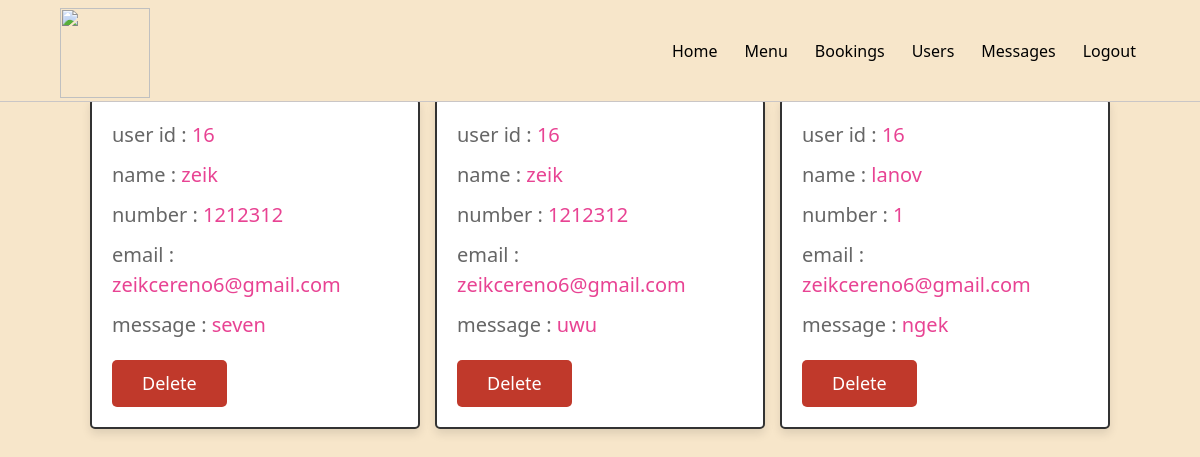
/admin_contacts.php (signed in), run on the app's committed database.
### tables this page shows
CREATE TABLE `message` (
  `id` int(100) NOT NULL,
  `user_id` int(100) NOT NULL,
  `name` varchar(100) NOT NULL,
  `email` varchar(100) NOT NULL,
  `number` varchar(12) NOT NULL,
  `message` varchar(500) NOT NULL
);

### admin_contacts.php (the view, shortened to what this page needs)
<?php
@include 'config.php';
?>
<!DOCTYPE html>
<html lang="en">
<head>
   <link rel="stylesheet" href="https://cdn.jsdelivr.net/npm/bootstrap@4.0.0/dist/css/bootstrap.min.css">
    <link href='https://unpkg.com/boxicons@2.1.2/css/boxicons.min.css' rel='stylesheet'>
    <link href="https://unpkg.com/aos@2.3.1/dist/aos.css" rel="stylesheet">
   <link rel="stylesheet" href="css/admin_style.css">
</head>
<?php @include 'admin_header.php'; ?>
<section class="messages">
   <h1 class="title">messages</h1>
   <div class="box-container">
      <?php
       $select_message = mysqli_query($conn, "SELECT * FROM `message`") or die('query failed');
       if(mysqli_num_rows($select_message) > 0){
          while($fetch_message = mysqli_fetch_assoc($select_message)){
      ?>
      <div class="box">
         <p>user id : <span><?php echo $fetch_message['user_id']; ?></span> </p>
         <p>name : <span><?php echo $fetch_message['name']; ?></span> </p>
         <p>number : <span><?php echo $fetch_message['number']; ?></span> </p>
         <p>email : <span><?php echo $fetch_message['email']; ?></span> </p>
         <p>message : <span><?php echo $fetch_message['message']; ?></span> </p>
         <a href="admin_contacts.php?delete=<?php echo $fetch_message['id']; ?>" onclick="return confirm('delete this message?');" class="delete-btn">delete</a>
      </div>
      <?php
         }
      }else{
         echo '<p class="empty">you have no messages!</p>';
      }
      ?>
   </div>
</section>
</body>
</html>

### admin_style.css (style rules this page uses)
:root { --pink:#e84393; --red:#c0392b; --orange:#f39c12; --black:#333; --white:#fff; --light-color:#666; --light-white:#ccc; --light-bg:#f5f5f5; --border:.2rem solid var(--black); --box-shadow:0 .5rem 1rem rgba(0,0,0,.1); }
* { font-family: "DynaPuff", system-ui; margin:0; padding:0; box-sizing: border-box; outline: none; border:none; text-decoration: none; transition:all .2s linear; }
html { font-size: 62.5%; overflow-x: hidden; scroll-behavior: smooth; scroll-padding-top: 6.5rem; }
section { padding:3rem 2rem; }
.title { text-align: center; margin-bottom: 2rem; background-image: linear-gradient(45deg, #ff6b6b, #ffcc5c, #4ecdc4, #556270, #eb41c0); background-size: 300% 300%; -webkit-background-clip: text; -webkit-text-fill-color: transparent; animation: movingColors 3s infinite linear; text-transform: uppercase; font-size: 4rem; }
.btn, .delete-btn, .option-btn { display: inline-block; border-radius: .5rem; margin-top: 1rem; font-size: 1.8rem; color:var(--white); cursor: pointer; padding:1rem 3rem; text-transform: capitalize; }
.delete-btn { background-color: var(--red); }
.messages h1 { background-image: linear-gradient(45deg, #ff6b6b, #ffcc5c, #4ecdc4, #556270, #eb41c0); background-size: 300% 300%; -webkit-background-clip: text; -webkit-text-fill-color: transparent; animation: movingColors 3s infinite linear; }
.messages .box-container { display: grid; grid-template-columns: repeat(auto-fit, 33rem); gap:1.5rem; align-items: flex-start; max-width: 1200px; margin: 0 auto; justify-content: center; }
.messages .box-container .box { padding:2rem; border:var(--border); background-color: var(--white); box-shadow: var(--box-shadow); border-radius: .5rem; }
.messages .box-container .box p { font-size: 2rem; color:var(--light-color); margin-bottom: 1rem; line-height: 1.5; }
.messages .box-container .box p span { color:var(--pink); }

### style.css (style rules this page uses)
:root { --pink:#e84393; --red:#c0392b; --orange:#f39c12; --black:#333; --white:#fff; --light-color:#666; --light-white:#ccc; --light-bg:#f5f5f5; --border:.2rem solid var(--black); --box-shadow:0 .5rem 1rem rgba(0,0,0,.1); }
* { margin: 0; padding: 0; box-sizing: border-box; font-family: "DynaPuff", system-ui; }
html { font-size: 62.5%; overflow-x: hidden; scroll-behavior: smooth; scroll-padding-top: 6.5rem; }
body { background-color: #F7E6CA; }
section { padding:3rem 2rem; }
.delete-btn, .option-btn { display: inline-block; border-radius: .5rem; margin-top: 1rem; font-size: 1.8rem; color:var(--white); cursor: pointer; padding:1rem 3rem; text-transform: capitalize; text-align: center; }
.delete-btn { background-color: var(--red); }
.title { text-align: center; margin-bottom: 2rem; color:var(--black); text-transform: uppercase; font-size: 4rem; }
html { scroll-behavior: smooth; }

### data on the page
message: user "16", name "zeik", number "1212312", email "zeikcereno6@gmail.com", message "seven"
message: user "16", name "zeik", number "1212312", email "zeikcereno6@gmail.com", message "uwu"
message: user "16", name "lanov", number "1", email "zeikcereno6@gmail.com", message "ngek"
